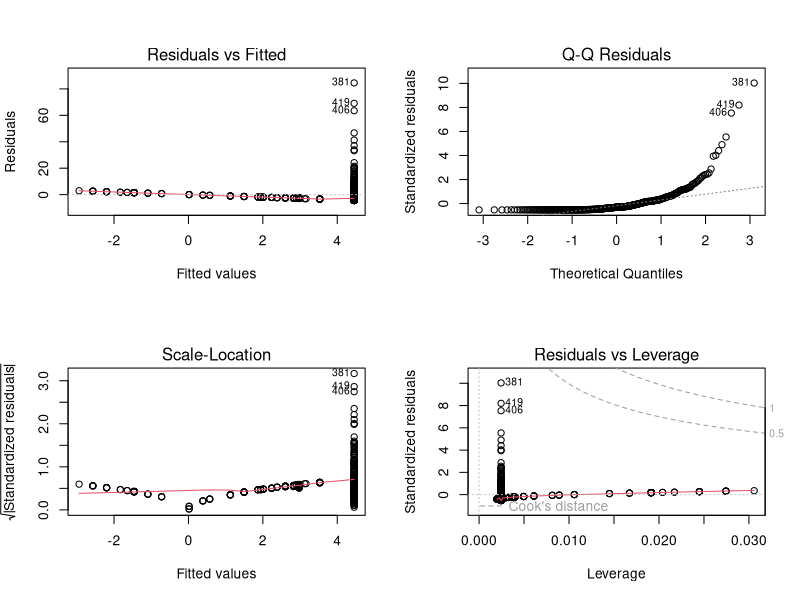
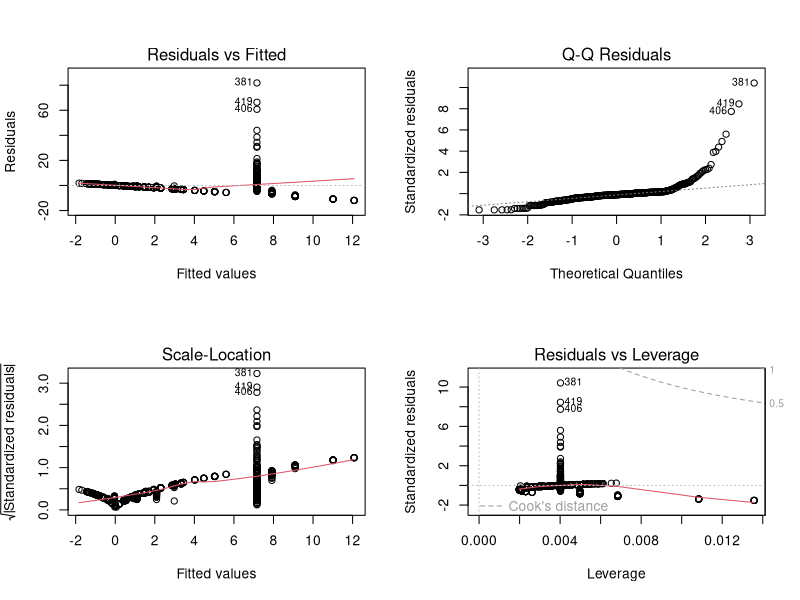
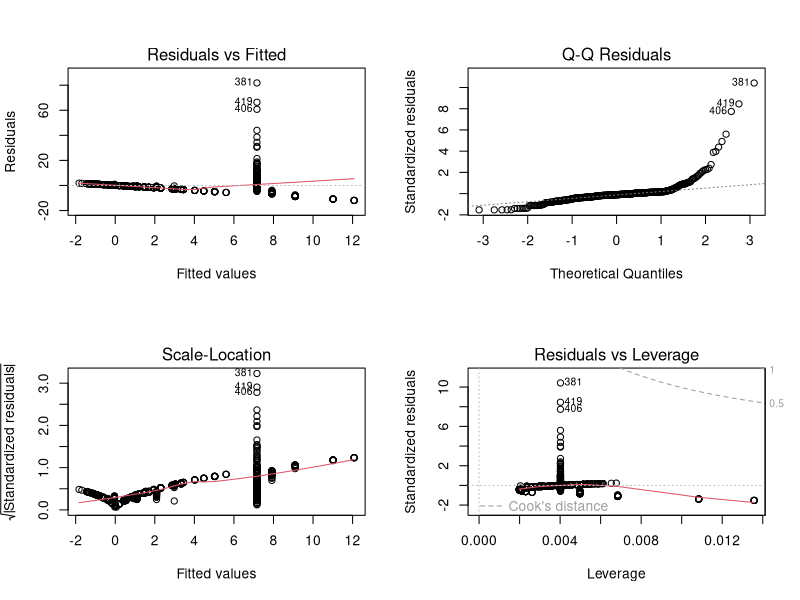
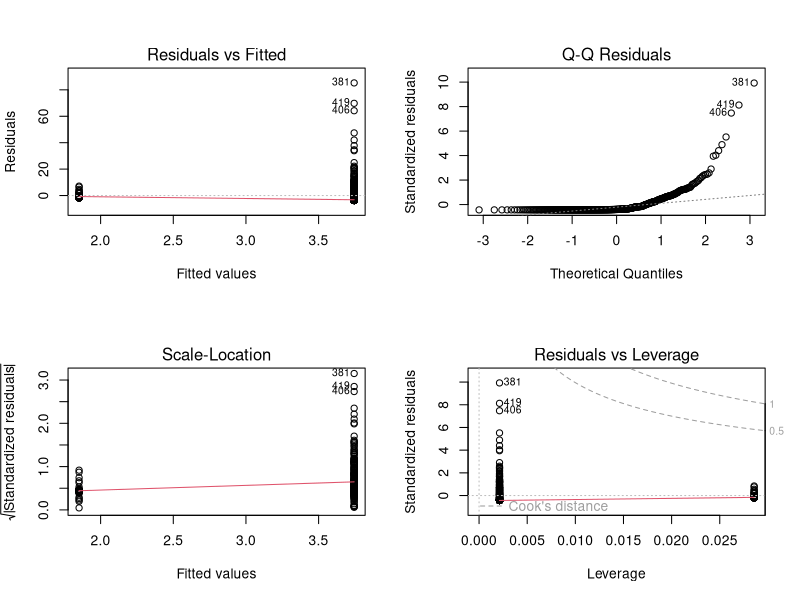
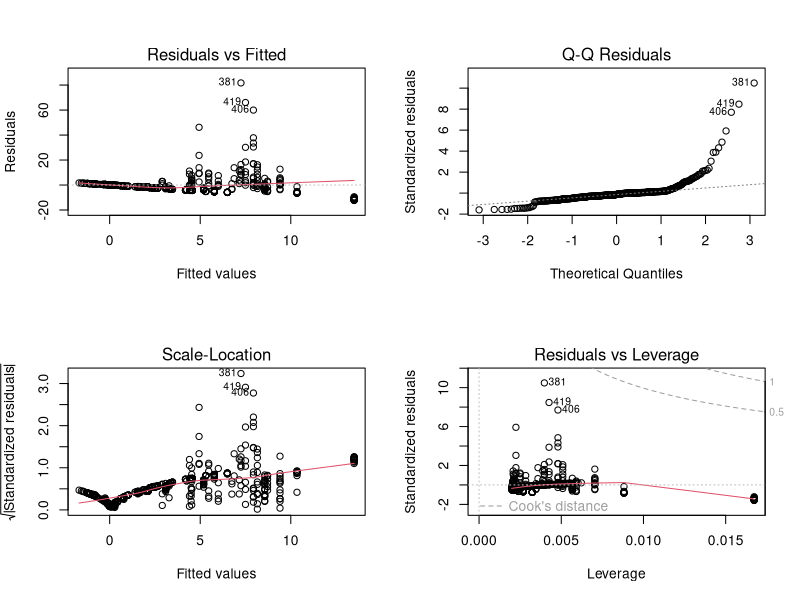
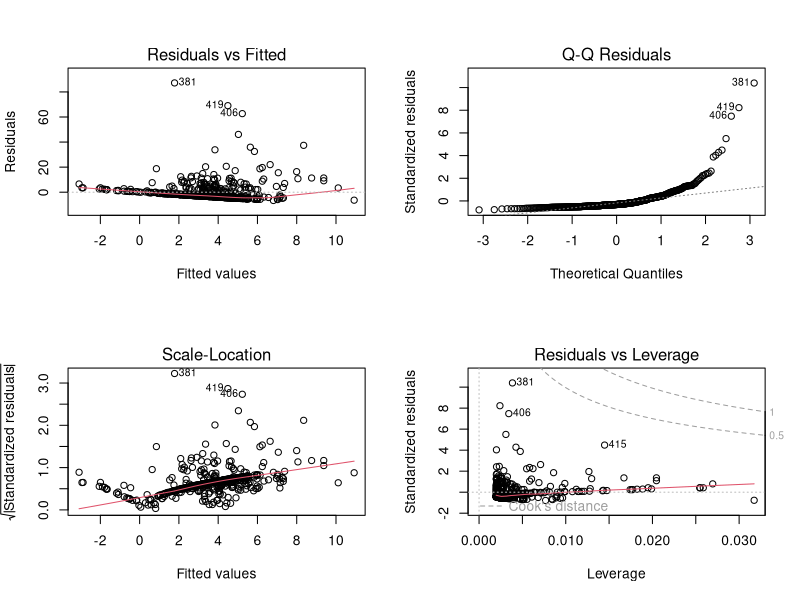
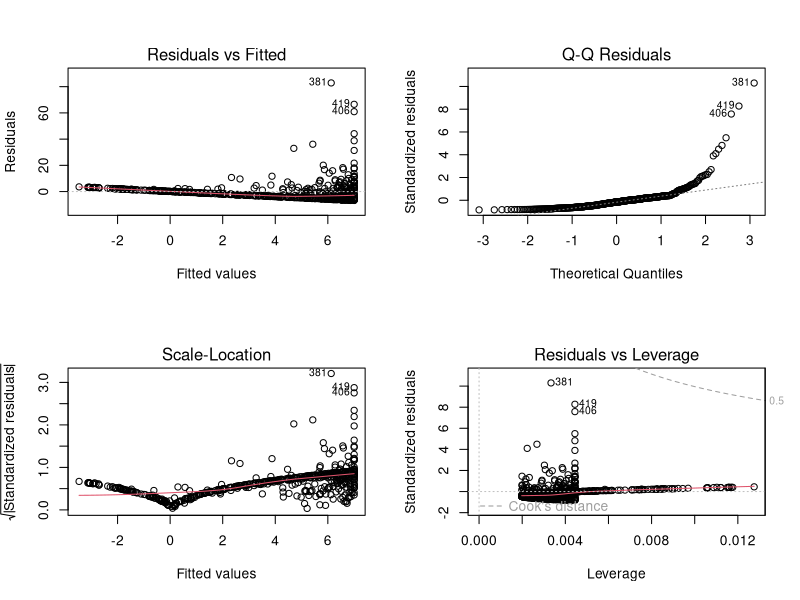
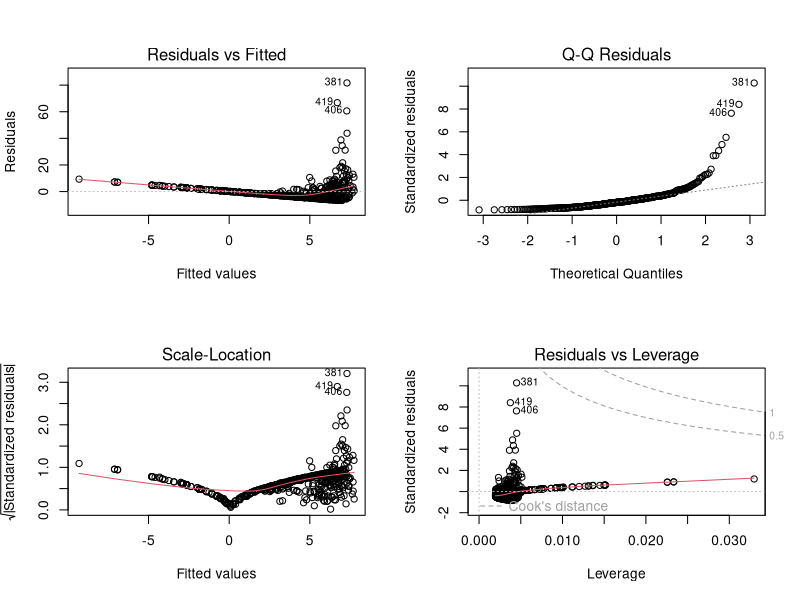

Source code (R) for these figures, in order:
## ---- chunk 1
knitr::opts_chunk$set(echo = TRUE)
## ---- chunk 2
library(MASS)
library(tidyverse)
## ---- chunk 3
attach(Boston) # Attaching the Boston dataset to workspace

lm.function = function(predictor) {
  
  fit1 <- lm(crim ~ predictor, data = Boston)
  #fit1$coefficients
  # names(fit1$coefficients) <- c('Intercept', predictor)
  return(summary(fit1))
}

# for (v in c(rm, age)) {
#   summary(lm(crim ~ v, data = Boston))
# }
# lm.function(rm)
## ---- chunk 4
lm.zn = lm(crim ~ zn, data = Boston)
summary(lm.zn)
## ---- chunk 5
par(mfrow = c(2,2))
plot(lm.zn)
## ---- chunk 6
lm.indus = lm(crim ~ indus, data = Boston)
summary(lm.indus)
## ---- chunk 7
par(mfrow = c(2,2))
plot(lm.indus)
## ---- chunk 8
lm.chas = lm(crim ~ chas, data = Boston)
summary(lm.chas)
## ---- chunk 9
lm.nox = lm(crim ~ nox, data = Boston)
summary(lm.nox)
## ---- chunk 10
lm.rm = lm(crim ~ rm, data = Boston)
summary(lm.rm)
## ---- chunk 11
lm.age = lm(crim ~ age, data = Boston)
summary(lm.age)
## ---- chunk 12
lm.dis = lm(crim ~ dis, data = Boston)
summary(lm.dis)
## ---- chunk 13
lm.rad = lm(crim ~ rad, data = Boston)
summary(lm.rad)
## ---- chunk 14
lm.tax = lm(crim ~ tax, data = Boston)
summary(lm.tax)
## ---- chunk 15
lm.ptratio = lm(crim ~ ptratio, data = Boston)
summary(lm.ptratio)
## ---- chunk 16
lm.black = lm(crim~black)

## ---- chunk 17
lm.lstat = lm(crim ~ lstat, data = Boston)
summary(lm.lstat)
## ---- chunk 18
lm.medv = lm(crim ~ medv, data = Boston)
summary(lm.medv)
## ---- chunk 19
par(mfrow = c(2,2))
plot(lm.indus)
plot(lm.chas)
plot(lm.nox)
plot(lm.rm)
plot(lm.age)
plot(lm.dis)
plot(lm.rad)
plot(lm.tax)
plot(lm.ptratio)
plot(lm.lstat)
plot(lm.medv)
## ---- chunk 20
lm.all = lm(crim ~ ., data=Boston)
summary(lm.all)
## ---- chunk 21
x = c(coefficients(lm.zn)[2],
      coefficients(lm.indus)[2],
      coefficients(lm.chas)[2],
      coefficients(lm.nox)[2],
      coefficients(lm.rm)[2],
      coefficients(lm.age)[2],
      coefficients(lm.dis)[2],
      coefficients(lm.rad)[2],
      coefficients(lm.tax)[2],
      coefficients(lm.ptratio)[2],
      coefficients(lm.black)[2],
      coefficients(lm.lstat)[2],
      coefficients(lm.medv)[2])
y = coefficients(lm.all)[2:14]
## ---- chunk 22
par(mfrow = c(1,1)) # 1 plot
plot(x, y)
## ---- chunk 23
lm.poly.zn = lm(crim ~ zn + I(zn^2) + I(zn^3), data = Boston)
summary(lm.poly.zn)
## ---- chunk 24
par(mfrow = c(2,2))
plot(lm.zn)
## ---- chunk 25
lm.poly.indus = lm(crim ~ indus + I(indus^2) + I(indus^3), data = Boston)
summary(lm.poly.indus)
## ---- chunk 26
lm.poly.chas = lm(crim ~ chas + I(chas^2) + I(chas^3), data = Boston)
summary(lm.poly.chas)

## ---- chunk 27
lm.poly.nox = lm(crim ~ nox + I(nox^2) + I(nox^3), data = Boston)
summary(lm.poly.nox)
## ---- chunk 28
lm.poly.rm = lm(crim ~ rm + I(rm^2) + I(rm^3), data = Boston)
summary(lm.poly.rm)
## ---- chunk 29
lm.poly.age = lm(crim ~ age + I(age^2) + I(age^3), data = Boston)
summary(lm.poly.age)
## ---- chunk 30
lm.poly.dis = lm(crim ~ dis + I(dis^2) + I(dis^3), data = Boston)
summary(lm.poly.dis)
## ---- chunk 31
lm.poly.rad = lm(crim ~ rad + I(rad^2) + I(rad^3), data = Boston)
summary(lm.poly.rad)
## ---- chunk 32
lm.poly.tax = lm(crim ~ tax + I(tax^2) + I(tax^3), data = Boston)
summary(lm.poly.tax)
## ---- chunk 33
lm.poly.ptratio = lm(crim ~ ptratio + I(ptratio^2) + I(ptratio^3), data = Boston)
summary(lm.poly.ptratio)
## ---- chunk 34
lm.poly.lstat = lm(crim ~ lstat + I(lstat^2) + I(lstat^3), data = Boston)
summary(lm.poly.lstat)
## ---- chunk 35
lm.poly.medv = lm(crim ~ medv + I(medv^2) + I(medv^3), data = Boston)
summary(lm.poly.medv)
